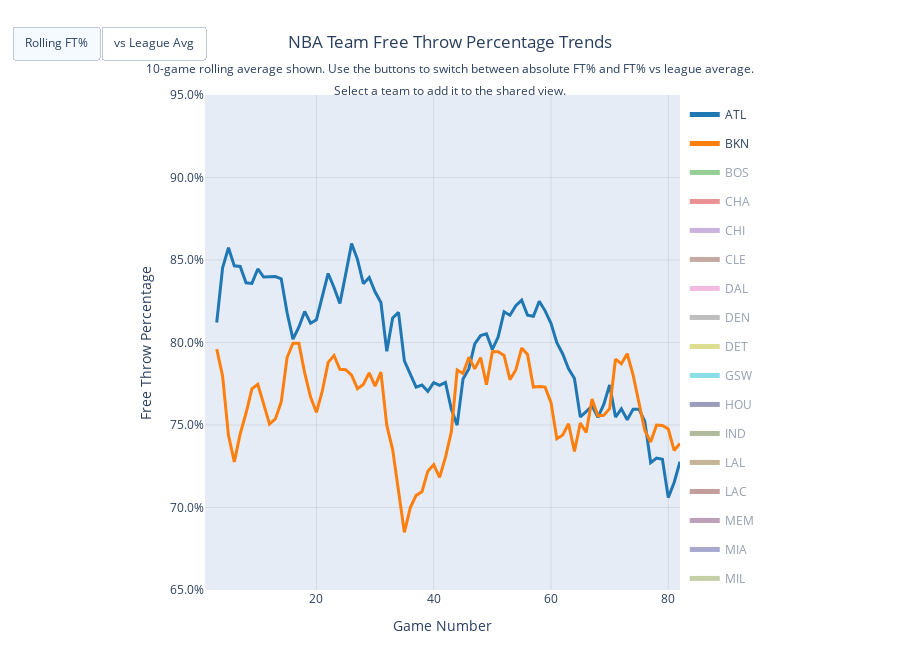

The notebook cell saved with this chart:
### Markdown cell above
<h2> Free Throw Comparison Chart </h2>

### Code cell
import plotly.graph_objects as go
import pandas as pd

WINDOW = 10

fig = go.Figure()

colors = [
    '#1f77b4', '#ff7f0e', '#2ca02c', '#d62728', '#9467bd',
    '#8c564b', '#e377c2', '#7f7f7f', '#bcbd22', '#17becf',
    '#393b79', '#637939', '#8c6d31', '#843c39', '#7b4173',
    '#5254a3', '#8ca252', '#bd9e39', '#ad494a', '#a55194',
    '#3182bd', '#e6550d', '#31a354', '#756bb1', '#636363',
    '#6baed6', '#fd8d3c', '#74c476', '#9e9ac8', '#969696'
]

num_games = len(allstats2023[abbreviation[0]])
league_avg = pd.Series(
    [
        pd.Series([allstats2023[t].iloc[g]["FT%"] for t in abbreviation]).mean()
        for g in range(num_games)
    ]
)

team_roll = {}
team_delta = {}
team_x = {}

for team in abbreviation:
    team_data = allstats2023[team].copy().reset_index(drop=True)
    team_data["Game"] = range(1, len(team_data) + 1)

    roll = team_data["FT%"].rolling(WINDOW, min_periods=3).mean()
    delta = roll - league_avg.values

    team_x[team] = team_data["Game"].tolist()
    team_roll[team] = roll.tolist()
    team_delta[team] = delta.tolist()

for i, team in enumerate(abbreviation):
    c = colors[i % len(colors)]

    fig.add_trace(go.Scatter(
        x=team_x[team],
        y=team_roll[team],
        name=team,
        legendgroup=team,
        visible="legendonly",
        mode="lines",
        line=dict(color=c, width=3),
        hovertemplate=(
            f"<b>{team}</b>"
            "<br>Game %{x}"
            f"<br>FT% (roll {WINDOW}): %{{y:.1%}}"
            "<extra></extra>"
        )
    ))

fig.data[0].visible = True
fig.data[1].visible = True

fig.update_layout(
    title=dict(
        text=(
            "NBA Team Free Throw Percentage Trends"
            f"<br><sub>{WINDOW}-game rolling average shown. Use the buttons to switch between absolute FT% and FT% vs league average.<br>Select a team to add it to the shared view.</sub>"
        ),
        x=0.5,
        xanchor="center"
    ),
    xaxis_title="Game Number",
    yaxis_title="Free Throw Percentage",
    yaxis=dict(
    title="Free Throw Percentage",
    tickformat=".1%",
    range=[0.65, 0.95],
    autorange=False,
    gridcolor="rgba(0,0,0,0.08)",
    zeroline=False
),
    height=650,
    hovermode="x unified",
    legend=dict(
        yanchor="top",
        y=0.99,
        xanchor="left",
        x=1.01,
        itemsizing="constant",
        itemclick="toggle",
        itemdoubleclick="toggleothers"
    ),
    margin=dict(l=70, r=220, t=95, b=60),
    updatemenus=[
        dict(
            type="buttons",
            direction="right",
            x=0.0,
            y=1.14,
            buttons=[
                dict(
                    label="Rolling FT%",
                    method="update",
                    args=[
                        {"y": [team_roll[trace.name] for trace in fig.data]},
                        {"yaxis": {
                    "title": "Free Throw Percentage",
                    "tickformat": ".1%",
                    "range": [0.65, 0.95],
                    "autorange": False,
                    "gridcolor": "rgba(0,0,0,0.08)",
                    "zeroline": False
                }}
                    ]
                ),
                dict(
                    label="vs League Avg",
                    method="update",
                    args=[
                        {"y": [team_delta[trace.name] for trace in fig.data]},
                        {
                            "yaxis": {
                    "title": "FT% Relative to League Average",
                    "tickformat": "+.1%",
                    "range": [-0.15, 0.15],
                    "autorange": False,
                    "gridcolor": "rgba(0,0,0,0.08)",
                    "zeroline": True
                }
                        }
                    ]
                )
            ]
        )
    ]
)

#fig.update_yaxes(tickformat=".1%", gridcolor="rgba(0,0,0,0.08)", zeroline=False)
fig.update_xaxes(gridcolor="rgba(0,0,0,0.08)")

fig.add_hline(y=0, line_width=1, line_dash="dot", opacity=0.4)

fig.show()
fig.write_html("nba-viz-site/public/viz/league/team_comparison_free_throw.html")
